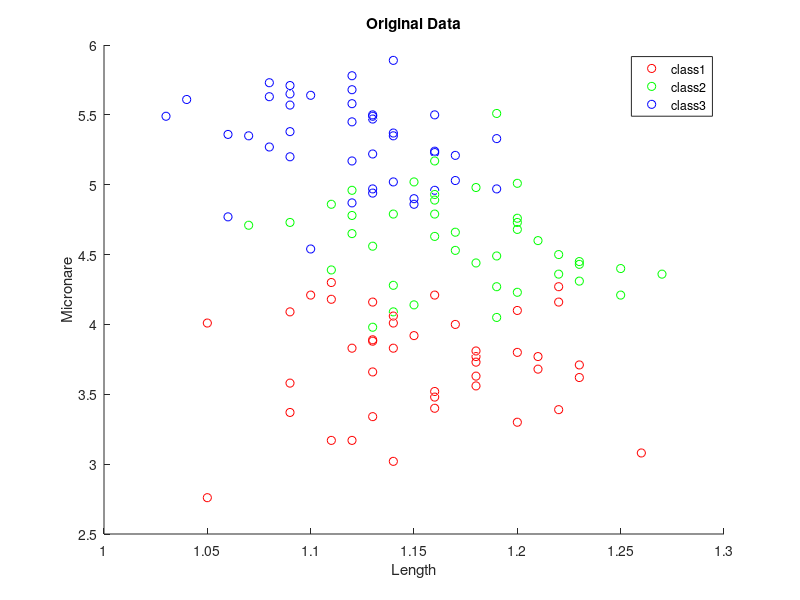
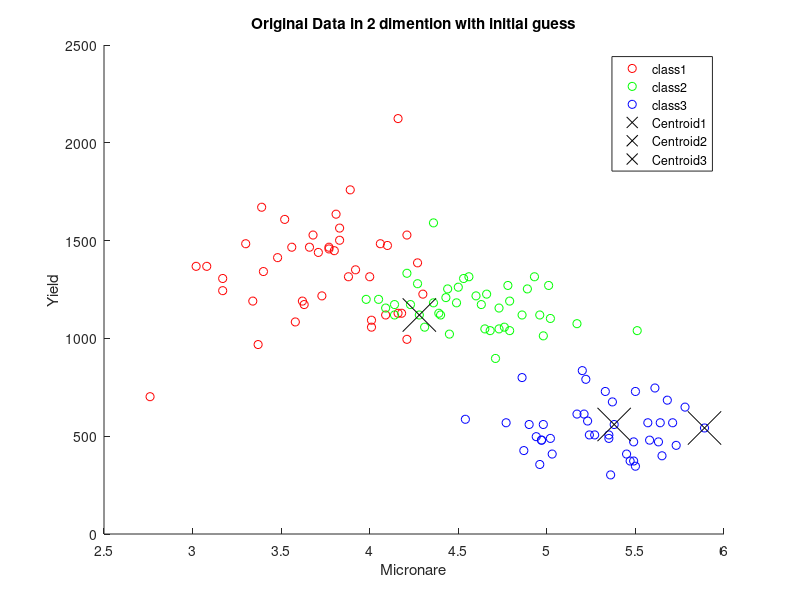
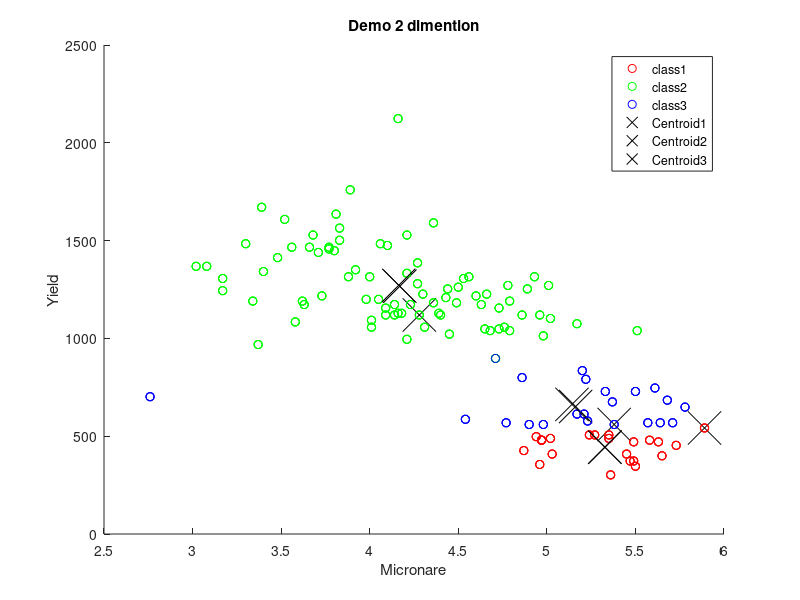

MATLAB code for these plots, in order: (Note: this script raises an error after producing the figures.)
clear,clc;
close all;
Data(1:42,1) = 1;
Data(43:84,1) = 2;
Data(85:126,1) = 3;
Meas = load('Meas.mat');
Data(:,2:6) = Meas.Meas;
%% Read feature for Yield, Mic and Strength
X = [Data(:,4) Data(:,3) Data(:,2)];
Class1 = X(find(Data(:,1)==1),:);
Class2 = X(find(Data(:,1)==2),:);
Class3 = X(find(Data(:,1)==3),:);

%Plot the original Data
figure(1);
hold on;
scatter3(Class1(:,1),Class1(:,2),Class1(:,3),'r');
scatter3(Class2(:,1),Class2(:,2),Class2(:,3),'g');
scatter3(Class3(:,1),Class3(:,2),Class3(:,3),'b');
title('Original Data');
legend('class1','class2','class3');
xlabel('Length'); ylabel('Micronare'); zlabel('Yield');


%% 2D animation Demo
%Using Yield and Mic
X_2D = [Data(:,3) Data(:,2)];
Class1_2D = X_2D(find(Data(:,1)==1),:);
Class2_2D = X_2D(find(Data(:,1)==2),:);
Class3_2D = X_2D(find(Data(:,1)==3),:);

%Initial Guess
k = 3;
Random=randperm(size(X_2D,1));
Centroid_2D = X_2D(Random(1:k),:);

%plot 2D image
figure(2);
hold on;
scatter(Class1_2D(:,1),Class1_2D(:,2),'r');
scatter(Class2_2D(:,1),Class2_2D(:,2),'g');
scatter(Class3_2D(:,1),Class3_2D(:,2),'b');
plot(Centroid_2D(1,1),Centroid_2D(1,2),'kx','markers',24);
plot(Centroid_2D(2,1),Centroid_2D(2,2),'kx','markers',24);
plot(Centroid_2D(3,1),Centroid_2D(3,2),'kx','markers',24);
title('Original Data in 2 dimention with initial guess');
legend('class1','class2','class3','Centroid1','Centroid2','Centroid3');
xlabel('Micronare'); ylabel('Yield');

%The first iteration
min = 100000000;
for i=1:size(X_2D,1)
    min=100000000;
    for j=1:k
        D=[X_2D(i,1),X_2D(i,2);Centroid_2D(j,1),Centroid_2D(j,2)];
        distance=pdist(D);
        if(distance<min)
            min=distance;
            min_index=j;
        end
    end
    X_2D(i,3) = min_index;
end
Class1_2D=X_2D(find(X_2D(:,3)==1),:);
Class2_2D=X_2D(find(X_2D(:,3)==2),:);
Class3_2D=X_2D(find(X_2D(:,3)==3),:);
figure(3);
hold on;
scatter(Class1_2D(:,1),Class1_2D(:,2),'r');
scatter(Class2_2D(:,1),Class2_2D(:,2),'g');
scatter(Class3_2D(:,1),Class3_2D(:,2),'b');
plot(Centroid_2D(1,1),Centroid_2D(1,2),'kx','markers',24);
plot(Centroid_2D(2,1),Centroid_2D(2,2),'kx','markers',24);
plot(Centroid_2D(3,1),Centroid_2D(3,2),'kx','markers',24);
title('Demo');
legend('class1','class2','class3');
xlabel('Micronare'); ylabel('Yield');

%Perform k means
time=0;
isChanged=true;
while(isChanged)
    time = time+1;
    isChanged=false;
    Class1_2D=X_2D(find(X_2D(:,3)==1),1:2);
    Class2_2D=X_2D(find(X_2D(:,3)==2),1:2);
    Class3_2D=X_2D(find(X_2D(:,3)==3),1:2);
    Centroid_2D(1,:)=mean(Class1_2D);
    Centroid_2D(2,:)=mean(Class2_2D);
    Centroid_2D(3,:)=mean(Class3_2D);
    close figure 3;
    figure(3);
    hold on;
    scatter(Class1_2D(:,1),Class1_2D(:,2),'r');
    scatter(Class2_2D(:,1),Class2_2D(:,2),'g');
    scatter(Class3_2D(:,1),Class3_2D(:,2),'b');
    plot(Centroid_2D(1,1),Centroid_2D(1,2),'kx','markers',24);
    plot(Centroid_2D(2,1),Centroid_2D(2,2),'kx','markers',24);
    plot(Centroid_2D(3,1),Centroid_2D(3,2),'kx','markers',24);
    title('Demo 2 dimention');
    legend('class1','class2','class3','Centroid1','Centroid2','Centroid3');
    xlabel('Micronare'); ylabel('Yield');
    for i=1:size(X_2D,1)
        min=100000000;
        for j=1:k
            D=[X_2D(i,1),X_2D(i,2);Centroid_2D(j,1),Centroid_2D(j,2)];
            distance=pdist(D);
            if(distance<min)
                min=distance;
                min_index=j;
            end
        end
        if(X_2D(i,3)~=min_index)
            isChanged=true;
            X_2D(i,3) = min_index;
        end
    end
end  %Put a break point here and show the demo

%% Different k values
opts = statset('Display','final');
%[idx,C,sumd,D] = kmeans(X,2,'replicates',5,'Options',opts);
[idx,C,sumd,D] = kmeans(X,3,'replicates',5,'Options',opts);
%[idx,C,sumd,D] = kmeans(X,4,'replicates',5,'Options',opts);
DifferentK(X,idx,C,k); %Function used to plot the result

%% Choosing k
idx2 = kmeans(X,2,'replicates',5);
idx3 = kmeans(X,3,'replicates',5);
idx4 = kmeans(X,4,'replicates',5);

figure()
[silh2,h2] = silhouette(X,idx2);
figure()
[silh3,h3] = silhouette(X,idx3);
figure()
[silh4,h4] = silhouette(X,idx4);
Mean = [mean(silh2) mean(silh3) mean(silh3)];
index = find(Mean==max(Mean));
if(index==1)
    fprintf('k=2 is the best\n');
elseif(index==2)
    fprintf('k=3 is the best\n');
else
    fprintf('k=4 is the best\n');
end

%% Different Distance and calculate the missclassfication
idx = kmeans(X,3,'replicates',5);
idx_cosine = kmeans(X,3,'replicates',5,'distance','cosine');
idx_correlation = kmeans(X,3,'replicates',5,'distance','correlation');
Mis = CalMis(idx,k);
Mis_cosine = CalMis(idx_cosine,k);
Mis_correlation = CalMis(idx_correlation,k);
fprintf('Mis for sqeuclidean:%d\n', Mis);
fprintf('Mis for cosine:%d\n', Mis_cosine);
fprintf('Mis for correlation:%d\n', Mis);